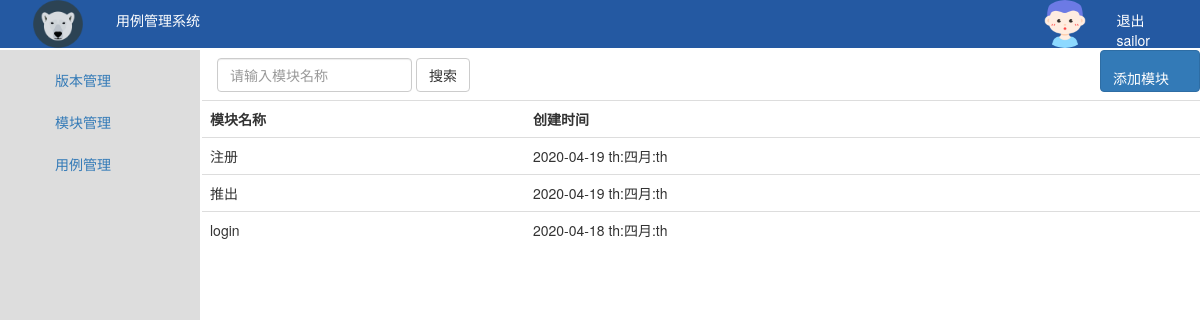
Page /tcmanage/models (signed in) on the committed database.
### tcmanage/models.py (models this page shows, shortened)
class TcModule(models.Model):
	module_name = models.CharField(max_length=20,verbose_name='模块名称',unique=True)
	create_time = models.DateField(verbose_name='创建时间',auto_now_add=True)
	update_time = models.DateTimeField(verbose_name='更新时间',auto_now=True)
	class Meta:
		ordering = ['-create_time']

### tcmanage/views.py (the view)
	def wrapper(request,*args,**kwargs):
		is_login = request.session.get('is_login',False)
		if is_login:
			return func(request,*args,**kwargs)
		else:
			return redirect(request.GET.get('from', reverse('login')))

### tcmanage/views.py (called while the page is built)
def check_login(func):
	def wrapper(request,*args,**kwargs):
		is_login = request.session.get('is_login',False)
		if is_login:
			return func(request,*args,**kwargs)
		else:
			return redirect(request.GET.get('from', reverse('login')))
	return wrapper

@check_login
def get_module(request):
	context = {}
	context['username'] = request.user.username
	module_form = request.GET.get("module_name")
	if module_form:
		search_module = TcModule.objects.filter(module_name=module_form)
		context['search_module'] = search_module
	else:
		module_list = TcModule.objects.all()
		context['module_list'] = module_list
	return render(request,'models.html',context)

### templates/models.html
{% extends 'base.html' %}
{% load static %}
{% block search %}
			<form class="navbar-form navbar-left" role="search" action="{% url 'models' %}">
				  <div class="form-group">
				    <input name="module_name" type="text" class="form-control" placeholder="请输入模块名称">
				  </div>
				  <button type="submit" class="btn btn-default">搜索</button>
			</form>
			<a class="btn btn-primary" href="{% url 'add_module' %}" role="button"
			style="padding-top: 20px; float: right; line-height: 1;padding-right:30px;">添加模块</a>
{% endblock %}
{% block content %}
	<table class="table">
		<tr>
		  <th>模块名称</th>
		  <th>创建时间</th>
		</tr>
		{% if search_module %}
			{% for foo in search_module %}
			<td>{{ foo.module_name }}</td>
			<td>{{foo.create_time }}</td>
			{%endfor%}
			{% else %}
						{% for module in module_list %}
			<tr>
				<td>
				{{ module.module_name }}
				</td>
				<td>
					{{  module.create_time | date:'Y-m-d S:M:S'}}
				</td>
			</tr>
				{% empty %}
				<tr>
					<td>暂无数据</td>
				</tr>
			{% endfor %}
			{% endif %}
	</table>
{% endblock %}

### templates/base.html (shortened to what this page needs)
{% load static %}
<!DOCTYPE html>
<html lang="en">
<head>
		<link rel="stylesheet" type="text/css" href="{% static 'bootstrap-3.3.7/css/bootstrap.min.css'%}">
		<link rel="stylesheet" type="text/css" href="{% static 'bootstrap-3.3.7/js/bootstrap.min.js' %}">
		<link rel="stylesheet" href="{% static 'mycss/common.css' %}">
</head>
<body>
	<div class="pg_header">
		<div class="logo left">
			<a href="#">
				<img src="{% static 'images/logo.png' %}" alt="">
			</a>
			<span>用例管理系统</span>
		</div>
		<div class="person_info right">
            <img class="dropdown" src="{% static 'images/user.png' %}">
            <span>
            	<a href="{% url 'log_out' %}" style="color: white;">退出</a><br>
            	{{ username }}
            </span>
        </div>
	</div>
	<div class="pg_content">
	    <div class="menu">
		    <ul class="nav nav-stacked nav-pills" style="padding-left: 40px; padding-top: 10px;">
				<li role="presentation">
					<a href="{% url 'versions' %}">版本管理</a>
				</li>
				<li role="presentation">
					<a href="{% url 'models' %}">模块管理</a>
				</li>
				<li role="presentation">
					<a href="{% url 'testcases' %}">用例管理</a>
				</li>
		    </ul>
	    </div>
	    <div class="content">
		{% block search %}
		{% endblock %}
		{% block content %}
		{% endblock %}
	    </div>
	</div>
    <div class="pg_footer">
		<p>CopyRight</p>
    </div>
</body>
</html>

### static/mycss/common.css (style rules this page uses)
html,body { height: 100%; }
body { margin: 0 auto; }
.pg_header { position: fixed; top: 0; height: 48px; width: 100%; background-color: #2459a2; color: white; }
.pg_content .menu { position: absolute; top: 50px; left: 0; bottom: 0; width: 200px; background-color: #dddddd; }
.pg_content .content { position: absolute; top: 50px; right: 0; bottom: 0; left: 202px; overflow: auto; min-width: 980px; }
.left { float: left; }
.right { float: right; }
.pg_header .logo { height: 48px; width: 200px; text-align: center; color: white; }
.pg_header .logo a img { height: 48px; width: 50px; }
.pg_header .logo span { margin-top: 10px; float: right; }
.pg_header .person_info { position: relative; height: 48px; width: 160px; }
.pg_header .person_info img { border: 0; height: 48px; width: 50px; border-radius: 50%; }
.pg_header .person_info span { margin-top: 10px; float: right; padding-right:50px; }

### rows in the picture
TcModule: module_name "注册", create_time "2020-04-19 th:四月:th"
TcModule: module_name "推出", create_time "2020-04-19 th:四月:th"
TcModule: module_name "login", create_time "2020-04-18 th:四月:th"

### other values in the picture
{{ username }} "sailor"
